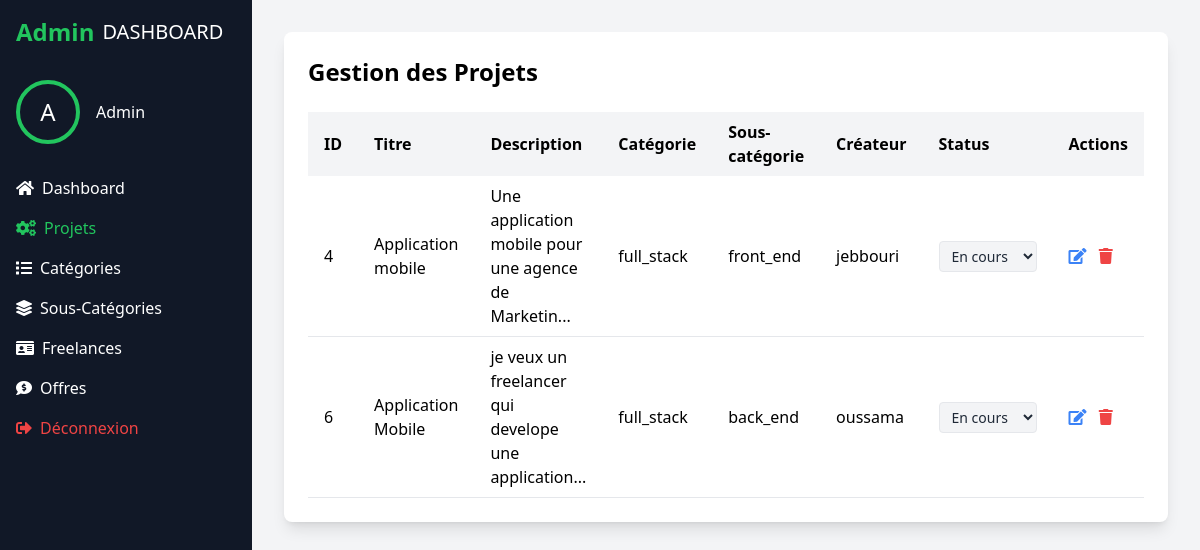
The app's page /admin/projets.php (signed in) with its own data.
### tables this page shows
CREATE TABLE `projets` (
  `id_projet` int NOT NULL,
  `titre_projet` varchar(255) NOT NULL,
  `DESCRIPTION` text,
  `id_categorie` int DEFAULT NULL,
  `id_sous_categorie` int DEFAULT NULL,
  `id_utilisateur` int DEFAULT NULL,
  `status` varchar(50) NOT NULL
);

CREATE TABLE `categories` (
  `id_categorie` int NOT NULL,
  `nom_categorie` varchar(255) NOT NULL
);

CREATE TABLE `souscategorie` (
  `id_sous_categorie` int NOT NULL,
  `nom_sous_categorie` varchar(255) NOT NULL,
  `id_categorie` int DEFAULT NULL
);

CREATE TABLE `utilisateurs` (
  `id_utilisateur` int NOT NULL,
  `nom_utilisateur` varchar(255) NOT NULL,
  `mot_de_passe` varchar(255) NOT NULL,
  `email` varchar(255) NOT NULL,
  `role` varchar(55) DEFAULT 'user'
);

### admin/projets.php (the view, shortened to what this page needs)
<?php
require_once '../config.php';
$stmt = $pdo->query("
    SELECT p.id_projet, p.titre_projet, p.description, p.status, c.nom_categorie,
           sc.nom_sous_categorie, u.nom_utilisateur as createur
    FROM projets p
    LEFT JOIN categories c ON p.id_categorie = c.id_categorie
    LEFT JOIN souscategorie sc ON p.id_sous_categorie = sc.id_sous_categorie
    LEFT JOIN utilisateurs u ON p.id_utilisateur = u.id_utilisateur
");
$projets = $stmt->fetchAll(PDO::FETCH_ASSOC);
function getStatusColor($status) {
    switch($status) {
        default:
            return 'bg-gray-100 text-gray-800';
    }
}
?>
<!DOCTYPE html>
<html lang="en">
<head>
    <script src="../Config_tailwind/tailwind.js"></script>
    <link href="https://cdnjs.cloudflare.com/ajax/libs/font-awesome/5.15.3/css/all.min.css" rel="stylesheet"/>
</head>
<body class="bg-gray-100">
     <div class="flex h-screen">
            <div class="bg-gray-900 text-white w-64 p-4 flex flex-col">
            <div class="flex items-center mb-8">
            <span class="text-green-500 text-2xl font-bold">
             Admin
            </span>
            <span class="ml-2 text-xl">
            DASHBOARD
            </span>
            </div>
            <div class="flex items-center mb-8">
                <div class="w-16 h-16 rounded-full border-4 border-green-500 flex items-center justify-center">
                    <span class="text-2xl">A</span>
                </div>
                <span class="ml-4">Admin</span>
            </div>
                <ul>
                    <li class="mb-4">
                        <a href="admin_dashboard.php" class="flex items-center hover:text-gray-400 text-white">
                            <i class="fas fa-home mr-2"></i>Dashboard
                        </a>
                    </li>
                    <li class="mb-4">
                        <a href="projets.php" class="flex items-center text-green-500">
                        <i class="fas fa-cogs mr-2"></i>Projets
                        </a>
                    </li>
                    <li class="mb-4">
                        <a href="categories.php" class="flex items-center hover:text-gray-400 text-white">
                            <i class="fas fa-list mr-2"></i>Catégories
                        </a>
                    </li>
                    <li class="mb-4">
                        <a href="sous_categories.php" class="flex items-center hover:text-gray-400 text-white">
                            <i class="fas fa-layer-group mr-2"></i>Sous-Catégories
                        </a>
                    </li>
                    <li class="mb-4">
                        <a href="freelances.php" class="flex items-center hover:text-gray-400 text-white">
                        <i class="fas fa-id-card mr-2"></i>Freelances
                     </a>
                    </li>
                    <li class="mb-4">
                        <a href="offres.php" class="flex items-center hover:text-gray-400 text-white">
                        <i class="fas fa-comment-dollar mr-2"></i>Offres
                     </a>
                    </li>
                    <li class="mb-4">
                        <a href="../logout.php" class="flex items-center hover:text-white text-red-500">
                            <i class="fas fa-sign-out-alt mr-2"></i>Déconnexion
                        </a>
                    </li>
                </ul>
        </div>
        <div class="flex-1 p-8">
            <div class="bg-white rounded-lg shadow-lg p-6">
                <div class="flex justify-between items-center mb-6">
                    <h1 class="text-2xl font-bold">Gestion des Projets</h1>
                </div>
                <div class="overflow-x-auto">
                    <table class="w-full">
                        <thead>
                            <tr class="bg-gray-100">
                                <th class="px-4 py-2 text-left">ID</th>
                                <th class="px-4 py-2 text-left">Titre</th>
                                <th class="px-4 py-2 text-left">Description</th>
                                <th class="px-4 py-2 text-left">Catégorie</th>
                                <th class="px-4 py-2 text-left">Sous-catégorie</th>
                                <th class="px-4 py-2 text-left">Créateur</th>
                                <th class="px-4 py-2 text-left">Status</th>
                                <th class="px-4 py-2 text-left">Actions</th>
                            </tr>
                        </thead>
                        <tbody>
                            <?php foreach ($projets as $projet): ?>
                                <tr class="border-b hover:bg-gray-50">
                                    <td class="px-4 py-2"><?php echo htmlspecialchars($projet['id_projet']); ?></td>
                                    <td class="px-4 py-2"><?php echo htmlspecialchars($projet['titre_projet']); ?></td>
                                    <td class="px-4 py-2">
                                        <?php
                                        $description = htmlspecialchars($projet['description']);
                                        echo strlen($description) > 50 ? substr($description, 0, 50) . '...' : $description;
                                        ?>
                                    </td>
                                    <td class="px-4 py-2"><?php echo htmlspecialchars($projet['nom_categorie']); ?></td>
                                    <td class="px-4 py-2"><?php echo htmlspecialchars($projet['nom_sous_categorie']); ?></td>
                                    <td class="px-4 py-2"><?php echo htmlspecialchars($projet['createur']); ?></td>
                                    <td class="px-4 py-2">
                                        <form method="POST" class="inline">
                                            <select name="status" onchange="this.form.submit()"
                                                    class="border rounded px-2 py-1 text-sm
                                                    <?php echo getStatusColor($projet['status']); ?>">
                                                <option value="en_cours" <?php echo $projet['status'] === 'en_cours' ? 'selected' : ''; ?>>
                                                    En cours
                                                </option>
                                            </select>
                                        </form>
                                    </td>
                                    <td class="px-4 py-2">
                                        <a href="modifier_projet.php?id=<?php echo $projet['id_projet']; ?>"
                                           class="text-blue-500 hover:underline mr-2">
                                            <i class="fas fa-edit"></i>
                                        </a>
                                        <a href="_projet.php?id=<?php echo $projet['id_projet']; ?>"
                                           onclick="return confirm('Êtes-vous sûr de vouloir supprimer ce projet ?')"
                                           class="text-red-500 hover:underline">
                                            <i class="fas fa-trash"></i>
                                        </a>
                                    </td>
                                </tr>
                            <?php endforeach; ?>
                        </tbody>
                    </table>
                </div>
            </div>
        </div>
    </div>
</body>
</html>

### records on screen
projets: id_projet "4", titre_projet "Application mobile", DESCRIPTION "Une application mobile pour une agence de Marketin", id_categorie.nom_categorie "full_stack", id_sous_categorie.nom_sous_categorie "front_end", id_utilisateur.nom_utilisateur "jebbouri", status "En cours"
projets: id_projet "6", titre_projet "Application Mobile", DESCRIPTION "je veux un freelancer qui develope une application", id_categorie.nom_categorie "full_stack", id_sous_categorie.nom_sous_categorie "back_end", id_utilisateur.nom_utilisateur "oussama", status "En cours"
